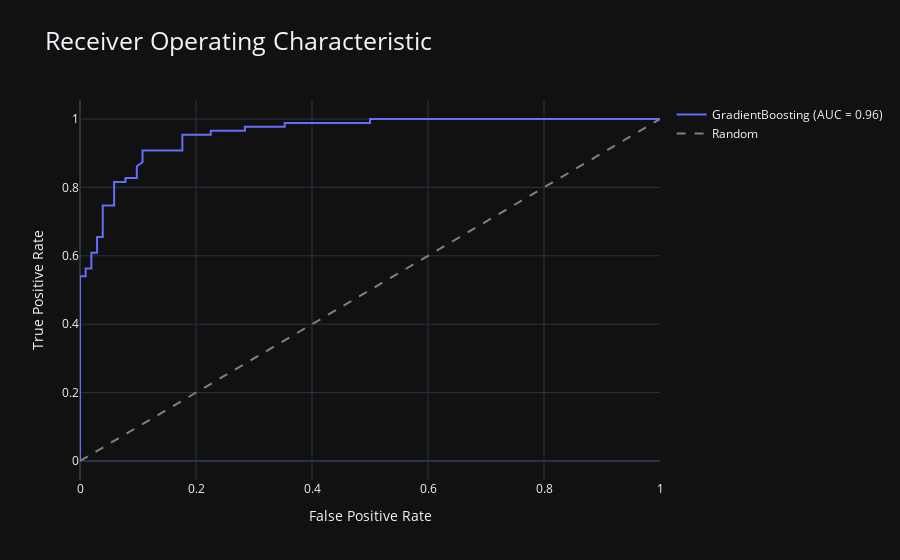

The notebook cell saved with this chart:
### Code cell
# ROC Curve and AUC for the best model
fpr, tpr, _ = roc_curve(y_test, y_prob)
roc_auc = auc(fpr, tpr)
fig = go.Figure()
fig.add_trace(go.Scatter(x=fpr, y=tpr, mode='lines', name=f'{best_model_name} (AUC = {roc_auc:.2f})', line=dict(width=2)))
fig.add_trace(go.Scatter(x=[0, 1], y=[0, 1], mode='lines', line=dict(dash='dash', color='gray'), name='Random'))
fig.update_layout(title_text='Receiver Operating Characteristic', title_font=dict(size=25), xaxis_title='False Positive Rate', yaxis_title='True Positive Rate', template='plotly_dark')
fig.show()

### Figure 1 — Plotly figure (JSON) as saved in the notebook; plotly's stock layout.template omitted (floating-point values rounded to 4 significant figures)
{"data": [{"line": {"width": 2}, "mode": "lines", "name": "GradientBoosting (AUC = 0.96)", "type": "scatter", "x": [0, 0, 0, 0, 0, 0, 0, 0, 0, 0, 0, 0, 0, 0, 0, 0, 0, 0, 0.009804, 0.009804, 0.01961, 0.01961, 0.02941, 0.02941, 0.03922, 0.03922, 0.05882, 0.05882, 0.05882, 0.05882, 0.07843, 0.07843, 0.09804, 0.09804, 0.1078, 0.1078, 0.1765, 0.1765, 0.2255, 0.2255, 0.2843, 0.2843, 0.3529, 0.3529, 0.4608, 0.4804, 0.5, 0.5, 0.5294, 0.549, 0.6078, 0.6275, 0.6961, 0.7157, 0.8137, 0.8333, 1], "y": [0, 0.02299, 0.09195, 0.1149, 0.1609, 0.1839, 0.2069, 0.2644, 0.2759, 0.2989, 0.3333, 0.3448, 0.3678, 0.3793, 0.4253, 0.4368, 0.4713, 0.5402, 0.5402, 0.5632, 0.5632, 0.6092, 0.6092, 0.6552, 0.6552, 0.7471, 0.7471, 0.7701, 0.7931, 0.8161, 0.8161, 0.8276, 0.8276, 0.8621, 0.8736, 0.908, 0.908, 0.954, 0.954, 0.9655, 0.9655, 0.977, 0.977, 0.9885, 0.9885, 0.9885, 0.9885, 1, 1, 1, 1, 1, 1, 1, 1, 1, 1]}, {"line": {"color": "gray", "dash": "dash"}, "mode": "lines", "name": "Random", "type": "scatter", "x": [0, 1], "y": [0, 1]}], "layout": {"title": {"font": {"size": 25}, "text": "Receiver Operating Characteristic"}, "xaxis": {"title": {"text": "False Positive Rate"}}, "yaxis": {"title": {"text": "True Positive Rate"}}}}
